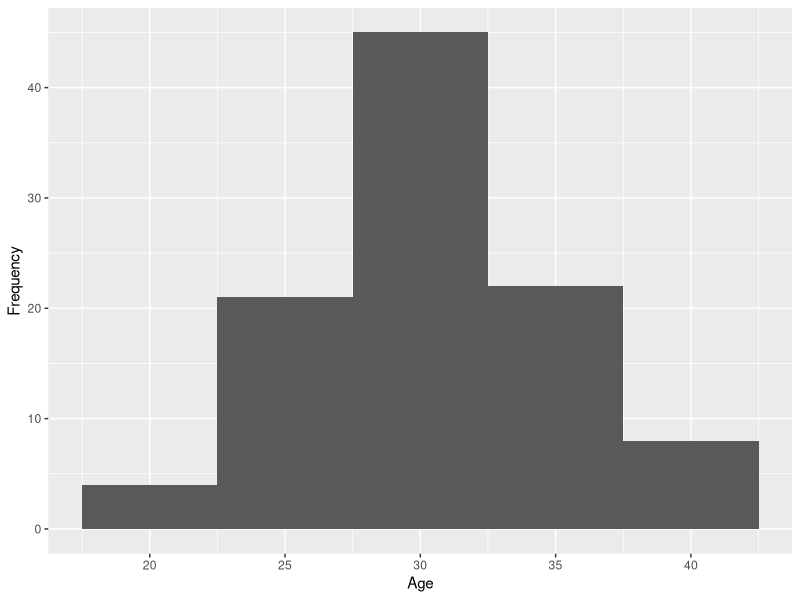
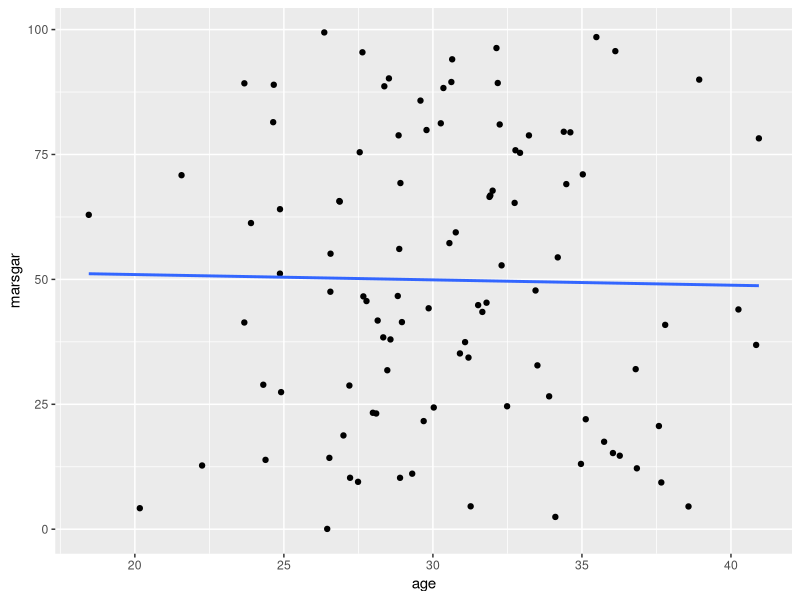
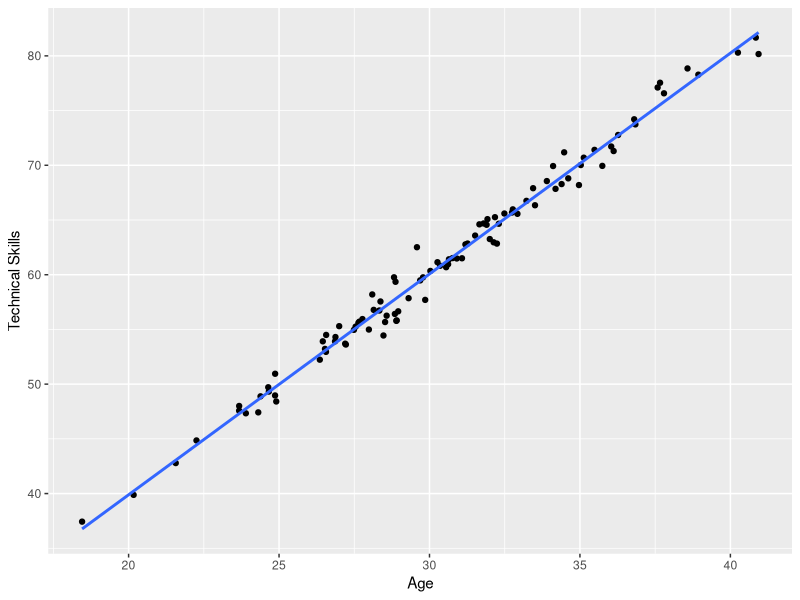
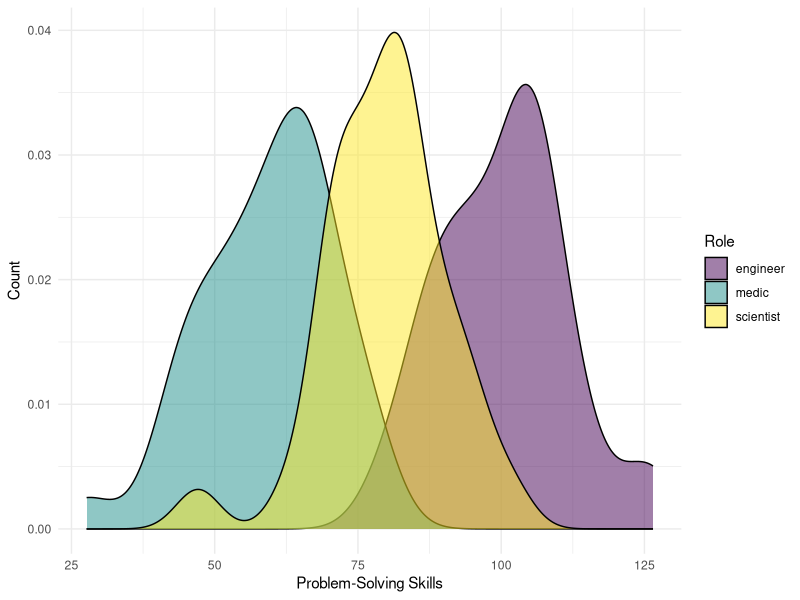
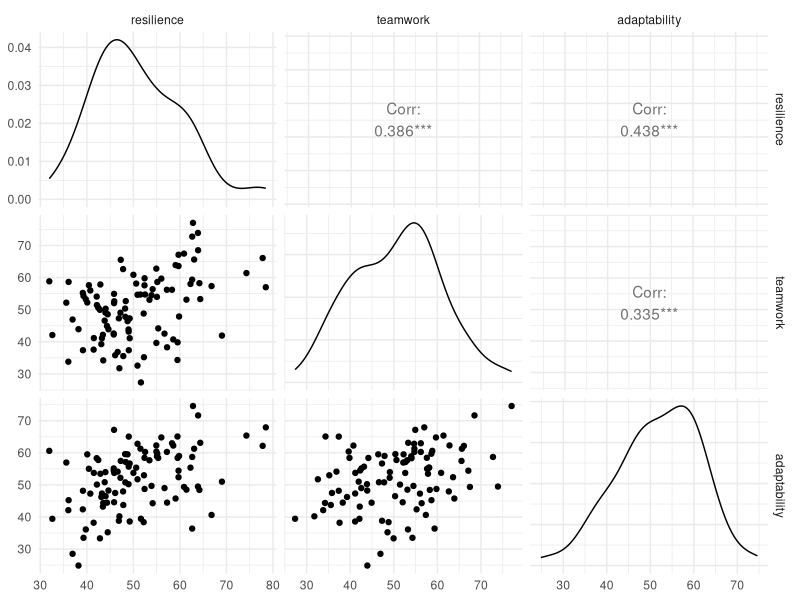
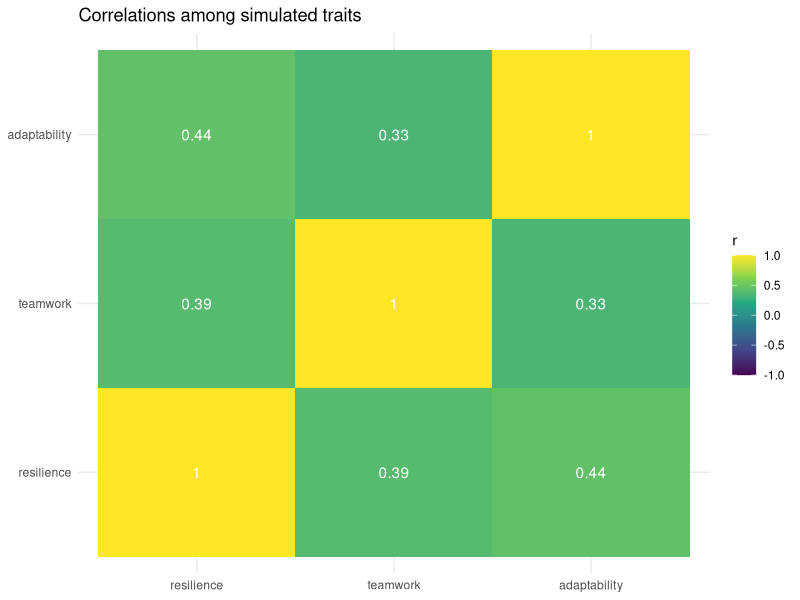
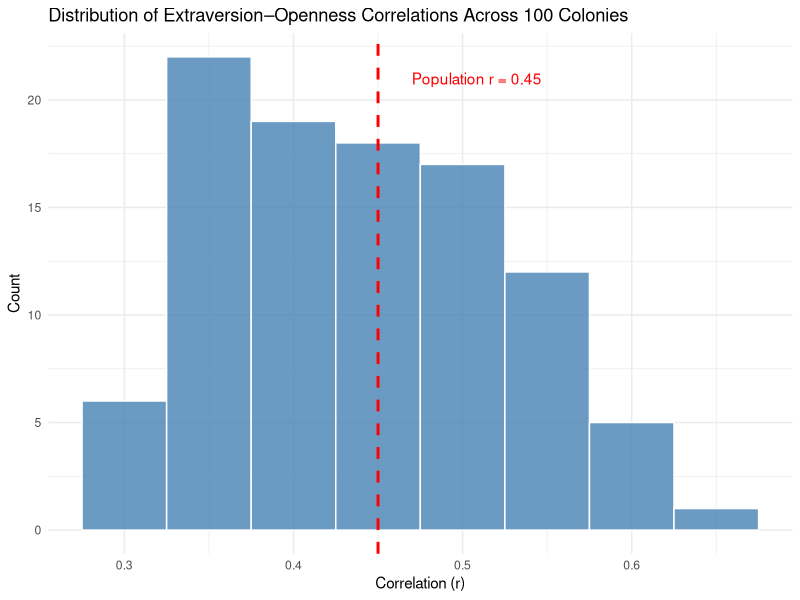
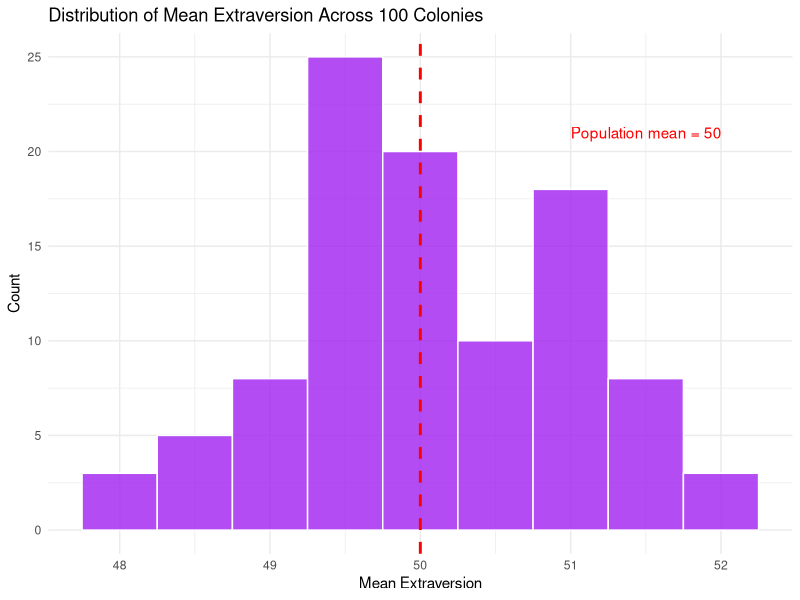

The R script that drew these images, in order:
## ---- chunk 1
library(tidyverse) 

if (!require("ggplot2")) install.packages("ggplot2")
library(ggplot2)

if (!require("MASS")) install.packages("MASS")
library(MASS)

# Install and load the tidyverse package
if (!require("tidyverse")) install.packages("tidyverse")
library(tidyverse)
## ---- chunk 2
set.seed(123)
age <- rnorm(100, mean = 30, sd = 5)
## ---- chunk 3
df_colonists <- data.frame(
  id = 1:100, # this is our id column
  age = age
) # add the age column here

head(df_colonists)
## ---- chunk 4
df_colonists %>%
  ggplot(aes(x = age)) +
  geom_histogram(binwidth = 5) +
  labs(x = "Age",
       y = "Frequency")
## ---- chunk 5
set.seed(1)
roleA <- rep(c("engineer", "scientist", "medic"),
  length.out = 100
)
# this works if we want to set a specific number of each role
roleB <- rep(c("engineer", "scientist", "medic"),
  each = 34,
  length.out = 100
)

roleC <- rep(c("engineer", "scientist", "medic"),
  times = c(33, 33, 33),
  length.out = 100
)

# if you want to use sampling weights
roleD <- sample(c("engineer", "scientist", "medic"),
  replace = TRUE,
  size = 100, prob = c(1, 1, 1)
)

# if you want to randomly shuffle

roleE <- sample(roleB, size = 100, replace = FALSE)
## ---- chunk 6
df_colonists$role <- rep(c("engineer", "scientist", "medic"), length.out = 100)

table(df_colonists$role)
## ---- chunk 7
set.seed(123)

df_colonists$marsgar <- runif(100, min = 0, max = 100)

summary(df_colonists$marsgar)
## ---- chunk 8
df_colonists %>% 
  ggplot(aes(x = age, y = marsgar)) + 
  geom_point() + 
  geom_smooth(method = "lm", se = FALSE)
## ---- chunk 9
# Simulate technical skills based on age

# Set the seed for reproducibility
set.seed(1235)

# Create a variable for technical skills
df_colonists$technical_skills <- 2 * df_colonists$age + rnorm(100, mean = 0, sd = 1)

summary(df_colonists$technical_skills)
## ---- chunk 10
df_colonists %>% 
  ggplot(aes(x = age, y = technical_skills)) + 
  geom_point() + 
  geom_smooth(method = "lm", se = FALSE) +
  labs(x = "Age", 
       y = "Technical Skills")
## ---- chunk 11
# Simulate problem-solving abilities based on their assigned role

df_colonists$problem_solving[df_colonists$role == "engineer"] <- rnorm(sum(df_colonists$role == "engineer"), mean = 100, sd = 10)

df_colonists$problem_solving[df_colonists$role == "scientist"] <- rnorm(sum(df_colonists$role == "scientist"), mean = 80, sd = 10)

df_colonists$problem_solving[df_colonists$role == "medic"] <- rnorm(sum(df_colonists$role == "medic"), mean = 60, sd = 10)
## ---- chunk 12
df_colonists %>%
  ggplot(aes(x = problem_solving, fill = role)) +
  geom_density(alpha = .5) + 
  labs(x = 'Problem-Solving Skills',
       y = 'Count',
       fill = 'Role') +
  scale_fill_viridis_d() +
  theme_minimal()
## ---- chunk 13
# Simulate three correlated traits: resilience, teamwork, adaptability
set.seed(7)

mean_traits <- c(50, 50, 50)

# Correlation matrix among the three traits
cor_traits <- matrix(c(
  1.00, 0.50, 0.40,
  0.50, 1.00, 0.35,
  0.40, 0.35, 1.00
), nrow = 3, byrow = TRUE)

# SDs of 10 on each trait → covariance matrix
sds <- c(10, 10, 10)
cov_traits <- diag(sds) %*% cor_traits %*% diag(sds)

traits_data <- mvrnorm(n = 100, mu = mean_traits, Sigma = cov_traits)

df_colonists$resilience <- traits_data[, 1]
df_colonists$teamwork <- traits_data[, 2]
df_colonists$adaptability <- traits_data[, 3]

# Check empirical correlations against the target matrix
round(cor(traits_data), 2)
## ---- chunk 14
# Pairwise scatter + correlations among the three traits
if (!require("GGally")) install.packages("GGally")
library(GGally)

df_colonists %>%
  dplyr::select(resilience, teamwork, adaptability) %>%
  ggpairs() +
  theme_minimal()
## ---- chunk 15
# Correlation heatmap as an alternative view
trait_cor <- cor(df_colonists[, c("resilience", "teamwork", "adaptability")])

trait_cor_long <- as.data.frame(as.table(trait_cor))

ggplot(trait_cor_long, aes(Var1, Var2, fill = Freq)) +
  geom_tile() +
  geom_text(aes(label = round(Freq, 2)), color = "white") +
  scale_fill_viridis_c(limits = c(-1, 1), name = "r") +
  labs(title = "Correlations among simulated traits",
       x = NULL, y = NULL) +
  theme_minimal()
## ---- chunk 16
cor_matrix_bigfive <- matrix(
  c(
1.0000, 0.2599, 0.1972, 0.1860, 0.2949,
0.2599, 1.0000, 0.1576, 0.2306, 0.0720,
0.1972, 0.1576, 1.0000, 0.2866, 0.1951,
0.1860, 0.2306, 0.2866, 1.0000, 0.1574,
0.2949, 0.0720, 0.1951, 0.1574, 1.0000
  ),
  nrow = 5, ncol = 5, byrow = TRUE,
  dimnames = list(
c("EX", "ES", "AG", "CO", "OP"),
c("EX", "ES", "AG", "CO", "OP")
  )
)
## ---- chunk 17
big5_cor <- matrix(c(
#    O      C      E      A      N
  1.00,  0.27,  0.45,  0.28, -0.15,  # O
  0.27,  1.00,  0.26,  0.37, -0.40,  # C
  0.45,  0.26,  1.00,  0.25, -0.24,  # E
  0.28,  0.37,  0.25,  1.00, -0.29,  # A
 -0.15, -0.40, -0.24, -0.29,  1.00   # N
), ncol = 5)

colnames(big5_cor) <- rownames(big5_cor) <- 
  c("openness", "conscientiousness", "extraversion", 
    "agreeableness", "neuroticism")
## ---- chunk 18
# Standard deviations for each trait
sds <- c(10, 10, 10, 10, 10)

# Convert correlation to covariance matrix
cov_big5 <- diag(sds) %*% big5_cor %*% diag(sds)
## ---- chunk 19
set.seed(42)

# Means for all five traits
mean_big5 <- c(50, 50, 50, 50, 50)

# Generate correlated Big Five data
big5_data <- mvrnorm(n = 100,
                     mu = mean_big5,
                     Sigma = cov_big5)

# Add to dataframe
df_colonists$openness <- big5_data[, 1]
df_colonists$conscientiousness <- big5_data[, 2]
df_colonists$extraversion <- big5_data[, 3]
df_colonists$agreeableness2 <- big5_data[, 4]
df_colonists$neuroticism <- big5_data[, 5]

# Check how closely simulated correlations match population parameters
round(cor(big5_data), 2)
## ---- chunk 20
set.seed(42)

# Define a function for one colony simulation
simulate_colony <- function() {
  colony_data <- mvrnorm(n = 100,
                         mu = mean_big5,
                         Sigma = cov_big5)

  extrav <- colony_data[, 3]
  open <- colony_data[, 1]

  c(mean_extrav = mean(extrav),
    sd_extrav = sd(extrav),
    cor_extrav_open = cor(extrav, open))
}

# Run 100 times with replicate()
results <- replicate(100, simulate_colony())
results_df <- as.data.frame(t(results))

head(results_df)
## ---- chunk 21
# Equivalent with a for-loop, for comparison
set.seed(42)

results_loop <- data.frame(
  mean_extrav = numeric(100),
  sd_extrav = numeric(100),
  cor_extrav_open = numeric(100)
)

for (i in 1:100) {
  colony_data <- mvrnorm(n = 100,
                         mu = mean_big5,
                         Sigma = cov_big5)

  results_loop$mean_extrav[i] <- mean(colony_data[, 3])
  results_loop$sd_extrav[i] <- sd(colony_data[, 3])
  results_loop$cor_extrav_open[i] <- cor(colony_data[, 3], colony_data[, 1])
}
## ---- chunk 22
pop_cor <- 0.45

ggplot(results_df, aes(x = cor_extrav_open)) +
  geom_histogram(binwidth = 0.05,
                 fill = "steelblue",
                 color = "white",
                 alpha = 0.8) +
  geom_vline(xintercept = pop_cor,
             color = "red",
             linetype = "dashed",
             linewidth = 1) +
  annotate("text",
           x = pop_cor + 0.02,
           y = 21,
           label = paste("Population r =", pop_cor),
           color = "red",
           hjust = 0) +
  labs(title = "Distribution of Extraversion–Openness Correlations Across 100 Colonies",
       x = "Correlation (r)",
       y = "Count") +
  theme_minimal()
## ---- chunk 23
ggplot(results_df, aes(x = mean_extrav)) +
  geom_histogram(binwidth = 0.5,
                 fill = "purple",
                 color = "white",
                 alpha = 0.8) +
  geom_vline(xintercept = 50,
             color = "red",
             linetype = "dashed",
             linewidth = 1) +
  annotate("text",
           x = 51,
           y = 21,
           label = "Population mean = 50",
           color = "red",
           hjust = 0) +
  labs(title = "Distribution of Mean Extraversion Across 100 Colonies",
       x = "Mean Extraversion",
       y = "Count") +
  theme_minimal()
## ---- chunk 24
ggplot(results_df, aes(x = sd_extrav)) +
  geom_histogram(binwidth = 0.25,
                 fill = "darkgreen",
                 color = "white",
                 alpha = 0.8) +
  geom_vline(xintercept = 10,
             color = "red",
             linetype = "dashed",
             linewidth = 1) +
  annotate("text",
           x = 10.2,
           y = 20,
           label = "Population SD = 10",
           color = "red",
           hjust = 0) +
  labs(title = "Distribution of Extraversion SD Across 100 Colonies",
       x = "SD of Extraversion",
       y = "Count") +
  theme_minimal()
